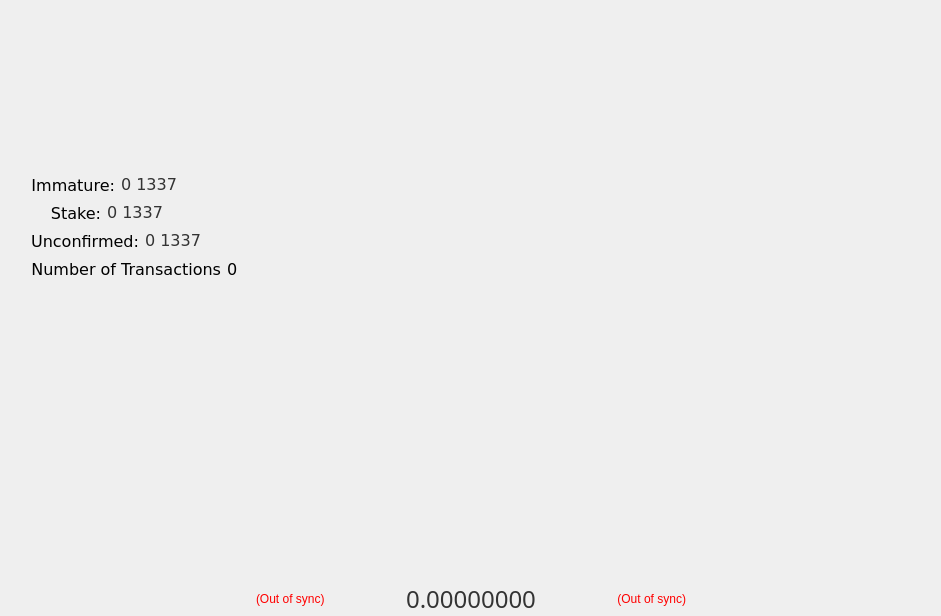
<?xml version="1.0" encoding="UTF-8"?>
<ui version="4.0">
 <class>OverviewPage</class>
 <widget class="QWidget" name="OverviewPage">
  <property name="geometry">
   <rect>
    <x>0</x>
    <y>0</y>
    <width>941</width>
    <height>616</height>
   </rect>
  </property>
  <property name="windowTitle">
   <string>Form</string>
  </property>
  <property name="styleSheet">
   <string notr="true">background-image: url(:/images/overview-/background)</string>
  </property>
  <layout class="QGridLayout" name="gridLayout_18">
   <property name="leftMargin">
    <number>0</number>
   </property>
   <property name="topMargin">
    <number>0</number>
   </property>
   <property name="rightMargin">
    <number>0</number>
   </property>
   <property name="bottomMargin">
    <number>0</number>
   </property>
   <item row="0" column="0">
    <widget class="QFrame" name="overview_frame">
     <property name="styleSheet">
      <string notr="true">background-image: url(:/images/overview-background)</string>
     </property>
     <property name="frameShape">
      <enum>QFrame::NoFrame</enum>
     </property>
     <property name="frameShadow">
      <enum>QFrame::Plain</enum>
     </property>
     <property name="lineWidth">
      <number>0</number>
     </property>
     <layout class="QGridLayout" name="gridLayout_20">
      <property name="leftMargin">
       <number>0</number>
      </property>
      <property name="topMargin">
       <number>0</number>
      </property>
      <property name="rightMargin">
       <number>0</number>
      </property>
      <property name="bottomMargin">
       <number>0</number>
      </property>
      <item row="1" column="0">
       <widget class="QFrame" name="mid_area_frame">
        <property name="styleSheet">
         <string notr="true">background:transparent;</string>
        </property>
        <property name="frameShape">
         <enum>QFrame::NoFrame</enum>
        </property>
        <property name="frameShadow">
         <enum>QFrame::Raised</enum>
        </property>
        <layout class="QGridLayout" name="gridLayout_14">
         <property name="bottomMargin">
          <number>0</number>
         </property>
         <item row="0" column="0">
          <widget class="QFrame" name="txframe">
           <property name="maximumSize">
            <size>
             <width>900</width>
             <height>230</height>
            </size>
           </property>
           <property name="styleSheet">
            <string notr="true">background-image: url(:/images/txbackground)</string>
           </property>
           <property name="frameShape">
            <enum>QFrame::NoFrame</enum>
           </property>
           <property name="frameShadow">
            <enum>QFrame::Plain</enum>
           </property>
           <property name="lineWidth">
            <number>0</number>
           </property>
           <layout class="QGridLayout" name="gridLayout_3">
            <property name="topMargin">
             <number>0</number>
            </property>
            <property name="bottomMargin">
             <number>0</number>
            </property>
            <item row="0" column="0">
             <spacer name="horizontalSpacer_21">
              <property name="orientation">
               <enum>Qt::Horizontal</enum>
              </property>
              <property name="sizeType">
               <enum>QSizePolicy::Fixed</enum>
              </property>
              <property name="sizeHint" stdset="0">
               <size>
                <width>10</width>
                <height>20</height>
               </size>
              </property>
             </spacer>
            </item>
            <item row="0" column="2">
             <spacer name="horizontalSpacer_22">
              <property name="orientation">
               <enum>Qt::Horizontal</enum>
              </property>
              <property name="sizeType">
               <enum>QSizePolicy::Fixed</enum>
              </property>
              <property name="sizeHint" stdset="0">
               <size>
                <width>10</width>
                <height>20</height>
               </size>
              </property>
             </spacer>
            </item>
            <item row="0" column="1">
             <layout class="QVBoxLayout" name="verticalLayout_3">
              <item>
               <widget class="QFrame" name="frame_2">
                <property name="styleSheet">
                 <string notr="true">background:transparent;</string>
                </property>
                <property name="frameShape">
                 <enum>QFrame::NoFrame</enum>
                </property>
                <property name="frameShadow">
                 <enum>QFrame::Raised</enum>
                </property>
                <layout class="QVBoxLayout" name="verticalLayout">
                 <property name="topMargin">
                  <number>0</number>
                 </property>
                 <item>
                  <layout class="QHBoxLayout" name="horizontalLayout_2"/>
                 </item>
                 <item>
                  <widget class="QFrame" name="frame_4">
                   <property name="minimumSize">
                    <size>
                     <width>0</width>
                     <height>20</height>
                    </size>
                   </property>
                   <property name="maximumSize">
                    <size>
                     <width>16777215</width>
                     <height>20</height>
                    </size>
                   </property>
                   <property name="frameShape">
                    <enum>QFrame::NoFrame</enum>
                   </property>
                   <property name="frameShadow">
                    <enum>QFrame::Raised</enum>
                   </property>
                   <layout class="QGridLayout" name="gridLayout_22"/>
                  </widget>
                 </item>
                 <item>
                  <widget class="QFrame" name="frame_3">
                   <property name="styleSheet">
                    <string notr="true">background:transparent;</string>
                   </property>
                   <property name="frameShape">
                    <enum>QFrame::NoFrame</enum>
                   </property>
                   <property name="frameShadow">
                    <enum>QFrame::Plain</enum>
                   </property>
                   <property name="lineWidth">
                    <number>0</number>
                   </property>
                   <layout class="QGridLayout" name="gridLayout_21">
                    <property name="topMargin">
                     <number>0</number>
                    </property>
                    <property name="bottomMargin">
                     <number>0</number>
                    </property>
                   </layout>
                  </widget>
                 </item>
                 <item>
                  <widget class="QListView" name="listTransactions">
                   <property name="font">
                    <font>
                     <family>Ubuntu Condensed</family>
                     <pointsize>11</pointsize>
                     <italic>false</italic>
                    </font>
                   </property>
                   <property name="styleSheet">
                    <string notr="true">background:transparent;</string>
                   </property>
                   <property name="frameShape">
                    <enum>QFrame::NoFrame</enum>
                   </property>
                   <property name="frameShadow">
                    <enum>QFrame::Plain</enum>
                   </property>
                   <property name="lineWidth">
                    <number>0</number>
                   </property>
                   <property name="verticalScrollBarPolicy">
                    <enum>Qt::ScrollBarAlwaysOff</enum>
                   </property>
                   <property name="horizontalScrollBarPolicy">
                    <enum>Qt::ScrollBarAlwaysOff</enum>
                   </property>
                   <property name="selectionMode">
                    <enum>QAbstractItemView::NoSelection</enum>
                   </property>
                  </widget>
                 </item>
                </layout>
               </widget>
              </item>
             </layout>
            </item>
           </layout>
          </widget>
         </item>
        </layout>
       </widget>
      </item>
      <item row="2" column="0">
       <widget class="QFrame" name="lower_area_frame">
        <property name="maximumSize">
         <size>
          <width>16777215</width>
          <height>150</height>
         </size>
        </property>
        <property name="styleSheet">
         <string notr="true">background:transparent;</string>
        </property>
        <property name="frameShape">
         <enum>QFrame::NoFrame</enum>
        </property>
        <property name="frameShadow">
         <enum>QFrame::Raised</enum>
        </property>
        <layout class="QGridLayout" name="gridLayout_19">
         <property name="topMargin">
          <number>0</number>
         </property>
         <property name="bottomMargin">
          <number>0</number>
         </property>
         <item row="0" column="1">
          <widget class="QFrame" name="balance_area_frame">
           <property name="styleSheet">
            <string notr="true">background:transparent;</string>
           </property>
           <property name="frameShape">
            <enum>QFrame::NoFrame</enum>
           </property>
           <property name="frameShadow">
            <enum>QFrame::Plain</enum>
           </property>
           <property name="lineWidth">
            <number>0</number>
           </property>
           <layout class="QGridLayout" name="gridLayout_11">
            <property name="topMargin">
             <number>0</number>
            </property>
            <property name="bottomMargin">
             <number>0</number>
            </property>
            <item row="0" column="0">
             <widget class="QFrame" name="balance_lable_frame">
              <property name="styleSheet">
               <string notr="true">background:transparent;</string>
              </property>
              <property name="frameShape">
               <enum>QFrame::NoFrame</enum>
              </property>
              <property name="frameShadow">
               <enum>QFrame::Plain</enum>
              </property>
              <property name="lineWidth">
               <number>0</number>
              </property>
              <layout class="QGridLayout" name="gridLayout_4">
               <property name="topMargin">
                <number>0</number>
               </property>
               <property name="bottomMargin">
                <number>0</number>
               </property>
               <item row="0" column="1">
                <widget class="QLabel" name="label">
                 <property name="maximumSize">
                  <size>
                   <width>102</width>
                   <height>35</height>
                  </size>
                 </property>
                 <property name="styleSheet">
                  <string notr="true">background:transparent;</string>
                 </property>
                 <property name="text">
                  <string/>
                 </property>
                 <property name="pixmap">
                  <pixmap resource="../bitcoin.qrc">:/images/balance</pixmap>
                 </property>
                 <property name="scaledContents">
                  <bool>true</bool>
                 </property>
                </widget>
               </item>
               <item row="0" column="2">
                <spacer name="horizontalSpacer_18">
                 <property name="orientation">
                  <enum>Qt::Horizontal</enum>
                 </property>
                 <property name="sizeHint" stdset="0">
                  <size>
                   <width>40</width>
                   <height>20</height>
                  </size>
                 </property>
                </spacer>
               </item>
               <item row="0" column="0">
                <spacer name="horizontalSpacer_19">
                 <property name="orientation">
                  <enum>Qt::Horizontal</enum>
                 </property>
                 <property name="sizeHint" stdset="0">
                  <size>
                   <width>40</width>
                   <height>20</height>
                  </size>
                 </property>
                </spacer>
               </item>
              </layout>
             </widget>
            </item>
            <item row="1" column="0">
             <widget class="QFrame" name="frame">
              <property name="styleSheet">
               <string notr="true">background:transparent;</string>
              </property>
              <property name="frameShape">
               <enum>QFrame::NoFrame</enum>
              </property>
              <property name="frameShadow">
               <enum>QFrame::Plain</enum>
              </property>
              <property name="lineWidth">
               <number>0</number>
              </property>
              <layout class="QGridLayout" name="gridLayout">
               <property name="sizeConstraint">
                <enum>QLayout::SetMaximumSize</enum>
               </property>
               <property name="leftMargin">
                <number>0</number>
               </property>
               <property name="topMargin">
                <number>0</number>
               </property>
               <property name="rightMargin">
                <number>0</number>
               </property>
               <property name="bottomMargin">
                <number>0</number>
               </property>
               <property name="spacing">
                <number>0</number>
               </property>
               <item row="1" column="0">
                <widget class="QFrame" name="frame_17">
                 <property name="frameShape">
                  <enum>QFrame::NoFrame</enum>
                 </property>
                 <property name="frameShadow">
                  <enum>QFrame::Plain</enum>
                 </property>
                 <property name="lineWidth">
                  <number>0</number>
                 </property>
                 <layout class="QGridLayout" name="gridLayout_17">
                  <property name="topMargin">
                   <number>0</number>
                  </property>
                  <property name="bottomMargin">
                   <number>0</number>
                  </property>
                  <item row="0" column="2">
                   <widget class="QLabel" name="labelBalance">
                    <property name="sizePolicy">
                     <sizepolicy hsizetype="Expanding" vsizetype="Preferred">
                      <horstretch>0</horstretch>
                      <verstretch>0</verstretch>
                     </sizepolicy>
                    </property>
                    <property name="minimumSize">
                     <size>
                      <width>200</width>
                      <height>30</height>
                     </size>
                    </property>
                    <property name="font">
                     <font>
                      <family>Sans</family>
                      <pointsize>18</pointsize>
                      <weight>50</weight>
                      <bold>false</bold>
                     </font>
                    </property>
                    <property name="cursor">
                     <cursorShape>IBeamCursor</cursorShape>
                    </property>
                    <property name="toolTip">
                     <string>Your current balance</string>
                    </property>
                    <property name="text">
                     <string notr="true">&lt;html&gt;&lt;head/&gt;&lt;body&gt;&lt;p align=&quot;center&quot;&gt;&lt;span style=&quot; color:#333333;&quot;&gt;0.00000000&lt;/span&gt;&lt;/p&gt;&lt;/body&gt;&lt;/html&gt;</string>
                    </property>
                    <property name="alignment">
                     <set>Qt::AlignRight|Qt::AlignTrailing|Qt::AlignVCenter</set>
                    </property>
                    <property name="textInteractionFlags">
                     <set>Qt::LinksAccessibleByMouse|Qt::TextSelectableByKeyboard|Qt::TextSelectableByMouse</set>
                    </property>
                   </widget>
                  </item>
                  <item row="0" column="1">
                   <spacer name="horizontalSpacer_17">
                    <property name="orientation">
                     <enum>Qt::Horizontal</enum>
                    </property>
                    <property name="sizeHint" stdset="0">
                     <size>
                      <width>40</width>
                      <height>20</height>
                     </size>
                    </property>
                   </spacer>
                  </item>
                  <item row="0" column="4">
                   <widget class="QLabel" name="labelTransactionsStatus">
                    <property name="toolTip">
                     <string>The displayed information may be out of date. Your wallet automatically synchronizes with the Elite network after a connection is established, but this process has not completed yet.</string>
                    </property>
                    <property name="styleSheet">
                     <string notr="true">QLabel { color: red; }</string>
                    </property>
                    <property name="text">
                     <string notr="true">(Out of sync)</string>
                    </property>
                    <property name="alignment">
                     <set>Qt::AlignRight|Qt::AlignTrailing|Qt::AlignVCenter</set>
                    </property>
                   </widget>
                  </item>
                  <item row="0" column="3">
                   <spacer name="horizontalSpacer_4">
                    <property name="orientation">
                     <enum>Qt::Horizontal</enum>
                    </property>
                    <property name="sizeHint" stdset="0">
                     <size>
                      <width>40</width>
                      <height>20</height>
                     </size>
                    </property>
                   </spacer>
                  </item>
                  <item row="0" column="0">
                   <widget class="QLabel" name="labelWalletStatus">
                    <property name="toolTip">
                     <string>The displayed information may be out of date. Your wallet automatically synchronizes with the Elite network after a connection is established, but this process has not completed yet.</string>
                    </property>
                    <property name="styleSheet">
                     <string notr="true">QLabel { color: red; }</string>
                    </property>
                    <property name="text">
                     <string notr="true">(Out of sync)</string>
                    </property>
                    <property name="alignment">
                     <set>Qt::AlignLeading|Qt::AlignLeft|Qt::AlignVCenter</set>
                    </property>
                   </widget>
                  </item>
                 </layout>
                </widget>
               </item>
              </layout>
             </widget>
            </item>
           </layout>
          </widget>
         </item>
         <item row="0" column="2">
          <spacer name="horizontalSpacer_12">
           <property name="orientation">
            <enum>Qt::Horizontal</enum>
           </property>
           <property name="sizeHint" stdset="0">
            <size>
             <width>40</width>
             <height>20</height>
            </size>
           </property>
          </spacer>
         </item>
         <item row="0" column="0">
          <spacer name="horizontalSpacer_3">
           <property name="orientation">
            <enum>Qt::Horizontal</enum>
           </property>
           <property name="sizeHint" stdset="0">
            <size>
             <width>40</width>
             <height>20</height>
            </size>
           </property>
          </spacer>
         </item>
        </layout>
       </widget>
      </item>
      <item row="0" column="0">
       <widget class="QFrame" name="top_area_frame">
        <property name="styleSheet">
         <string notr="true">background:transparent;</string>
        </property>
        <property name="frameShape">
         <enum>QFrame::NoFrame</enum>
        </property>
        <property name="frameShadow">
         <enum>QFrame::Plain</enum>
        </property>
        <property name="lineWidth">
         <number>0</number>
        </property>
        <layout class="QGridLayout" name="gridLayout_16">
         <property name="leftMargin">
          <number>0</number>
         </property>
         <property name="topMargin">
          <number>0</number>
         </property>
         <property name="rightMargin">
          <number>0</number>
         </property>
         <property name="bottomMargin">
          <number>0</number>
         </property>
         <property name="spacing">
          <number>0</number>
         </property>
         <item row="0" column="0">
          <widget class="QFrame" name="hot_coins_frame">
           <property name="font">
            <font>
             <pointsize>11</pointsize>
            </font>
           </property>
           <property name="styleSheet">
            <string notr="true">background:transparent;</string>
           </property>
           <property name="frameShape">
            <enum>QFrame::NoFrame</enum>
           </property>
           <property name="frameShadow">
            <enum>QFrame::Raised</enum>
           </property>
           <layout class="QGridLayout" name="gridLayout_15">
            <property name="leftMargin">
             <number>12</number>
            </property>
            <property name="bottomMargin">
             <number>0</number>
            </property>
            <item row="2" column="1">
             <widget class="QFrame" name="stake_frame">
              <property name="maximumSize">
               <size>
                <width>16777215</width>
                <height>50</height>
               </size>
              </property>
              <property name="frameShape">
               <enum>QFrame::NoFrame</enum>
              </property>
              <property name="frameShadow">
               <enum>QFrame::Raised</enum>
              </property>
              <layout class="QGridLayout" name="gridLayout_6">
               <property name="leftMargin">
                <number>0</number>
               </property>
               <property name="topMargin">
                <number>0</number>
               </property>
               <property name="rightMargin">
                <number>0</number>
               </property>
               <property name="bottomMargin">
                <number>0</number>
               </property>
               <item row="0" column="0">
                <widget class="QFrame" name="sub_stake_frame">
                 <property name="frameShape">
                  <enum>QFrame::NoFrame</enum>
                 </property>
                 <property name="frameShadow">
                  <enum>QFrame::Raised</enum>
                 </property>
                 <layout class="QGridLayout" name="gridLayout_7">
                  <property name="topMargin">
                   <number>1</number>
                  </property>
                  <property name="bottomMargin">
                   <number>1</number>
                  </property>
                  <item row="0" column="1">
                   <widget class="QLabel" name="labelStake">
                    <property name="font">
                     <font>
                      <family>DejaVu Sans</family>
                      <pointsize>12</pointsize>
                     </font>
                    </property>
                    <property name="cursor">
                     <cursorShape>IBeamCursor</cursorShape>
                    </property>
                    <property name="toolTip">
                     <string>Total of coins that was staked, and do not yet count towards the current balance</string>
                    </property>
                    <property name="text">
                     <string notr="true">&lt;html&gt;&lt;head/&gt;&lt;body&gt;&lt;p&gt;&lt;span style=&quot; color:#333333;&quot;&gt;0 1337&lt;/span&gt;&lt;/p&gt;&lt;/body&gt;&lt;/html&gt;</string>
                    </property>
                    <property name="textInteractionFlags">
                     <set>Qt::LinksAccessibleByMouse|Qt::TextSelectableByKeyboard|Qt::TextSelectableByMouse</set>
                    </property>
                   </widget>
                  </item>
                  <item row="0" column="0">
                   <widget class="QLabel" name="label_6">
                    <property name="sizePolicy">
                     <sizepolicy hsizetype="MinimumExpanding" vsizetype="Preferred">
                      <horstretch>0</horstretch>
                      <verstretch>0</verstretch>
                     </sizepolicy>
                    </property>
                    <property name="font">
                     <font>
                      <family>DejaVu Sans</family>
                      <pointsize>12</pointsize>
                     </font>
                    </property>
                    <property name="layoutDirection">
                     <enum>Qt::LeftToRight</enum>
                    </property>
                    <property name="text">
                     <string>Stake:</string>
                    </property>
                    <property name="alignment">
                     <set>Qt::AlignRight|Qt::AlignTrailing|Qt::AlignVCenter</set>
                    </property>
                   </widget>
                  </item>
                  <item row="0" column="2">
                   <spacer name="horizontalSpacer_2">
                    <property name="orientation">
                     <enum>Qt::Horizontal</enum>
                    </property>
                    <property name="sizeHint" stdset="0">
                     <size>
                      <width>40</width>
                      <height>20</height>
                     </size>
                    </property>
                   </spacer>
                  </item>
                 </layout>
                </widget>
               </item>
               <item row="0" column="1">
                <spacer name="horizontalSpacer_13">
                 <property name="orientation">
                  <enum>Qt::Horizontal</enum>
                 </property>
                 <property name="sizeHint" stdset="0">
                  <size>
                   <width>40</width>
                   <height>20</height>
                  </size>
                 </property>
                </spacer>
               </item>
              </layout>
             </widget>
            </item>
            <item row="3" column="1">
             <widget class="QFrame" name="unconfirmed_frame">
              <property name="maximumSize">
               <size>
                <width>16777215</width>
                <height>50</height>
               </size>
              </property>
              <property name="frameShape">
               <enum>QFrame::NoFrame</enum>
              </property>
              <property name="frameShadow">
               <enum>QFrame::Raised</enum>
              </property>
              <layout class="QGridLayout" name="gridLayout_12">
               <property name="leftMargin">
                <number>0</number>
               </property>
               <property name="topMargin">
                <number>0</number>
               </property>
               <property name="rightMargin">
                <number>0</number>
               </property>
               <property name="bottomMargin">
                <number>0</number>
               </property>
               <item row="0" column="0">
                <widget class="QFrame" name="sub_unconfirmed_frame">
                 <property name="frameShape">
                  <enum>QFrame::NoFrame</enum>
                 </property>
                 <property name="frameShadow">
                  <enum>QFrame::Raised</enum>
                 </property>
                 <layout class="QGridLayout" name="gridLayout_9">
                  <property name="topMargin">
                   <number>1</number>
                  </property>
                  <property name="bottomMargin">
                   <number>1</number>
                  </property>
                  <item row="0" column="1">
                   <widget class="QLabel" name="labelUnconfirmed">
                    <property name="font">
                     <font>
                      <family>DejaVu Sans</family>
                      <pointsize>12</pointsize>
                     </font>
                    </property>
                    <property name="cursor">
                     <cursorShape>IBeamCursor</cursorShape>
                    </property>
                    <property name="toolTip">
                     <string>Total of transactions that have yet to be confirmed, and do not yet count towards the current balance</string>
                    </property>
                    <property name="text">
                     <string notr="true">&lt;html&gt;&lt;head/&gt;&lt;body&gt;&lt;p&gt;&lt;span style=&quot; color:#333333;&quot;&gt;0 1337&lt;/span&gt;&lt;/p&gt;&lt;/body&gt;&lt;/html&gt;</string>
                    </property>
                    <property name="textInteractionFlags">
                     <set>Qt::LinksAccessibleByMouse|Qt::TextSelectableByKeyboard|Qt::TextSelectableByMouse</set>
                    </property>
                   </widget>
                  </item>
                  <item row="0" column="0">
                   <widget class="QLabel" name="label_3">
                    <property name="sizePolicy">
                     <sizepolicy hsizetype="MinimumExpanding" vsizetype="Preferred">
                      <horstretch>0</horstretch>
                      <verstretch>0</verstretch>
                     </sizepolicy>
                    </property>
                    <property name="font">
                     <font>
                      <family>DejaVu Sans</family>
                      <pointsize>12</pointsize>
                     </font>
                    </property>
                    <property name="text">
                     <string>Unconfirmed:</string>
                    </property>
                    <property name="alignment">
                     <set>Qt::AlignRight|Qt::AlignTrailing|Qt::AlignVCenter</set>
                    </property>
                   </widget>
                  </item>
                  <item row="0" column="2">
                   <spacer name="horizontalSpacer_7">
                    <property name="orientation">
                     <enum>Qt::Horizontal</enum>
                    </property>
                    <property name="sizeHint" stdset="0">
                     <size>
                      <width>40</width>
                      <height>20</height>
                     </size>
                    </property>
                   </spacer>
                  </item>
                 </layout>
                </widget>
               </item>
               <item row="0" column="1">
                <spacer name="horizontalSpacer_14">
                 <property name="orientation">
                  <enum>Qt::Horizontal</enum>
                 </property>
                 <property name="sizeHint" stdset="0">
                  <size>
                   <width>40</width>
                   <height>20</height>
                  </size>
                 </property>
                </spacer>
               </item>
              </layout>
             </widget>
            </item>
            <item row="4" column="1">
             <widget class="QFrame" name="number_txs_frame">
              <property name="maximumSize">
               <size>
                <width>16777215</width>
                <height>50</height>
               </size>
              </property>
              <property name="frameShape">
               <enum>QFrame::NoFrame</enum>
              </property>
              <property name="frameShadow">
               <enum>QFrame::Raised</enum>
              </property>
              <layout class="QGridLayout" name="gridLayout_13">
               <property name="leftMargin">
                <number>0</number>
               </property>
               <property name="topMargin">
                <number>0</number>
               </property>
               <property name="rightMargin">
                <number>0</number>
               </property>
               <property name="bottomMargin">
                <number>0</number>
               </property>
               <item row="0" column="0">
                <widget class="QFrame" name="sub_number_txs_frame">
                 <property name="frameShape">
                  <enum>QFrame::NoFrame</enum>
                 </property>
                 <property name="frameShadow">
                  <enum>QFrame::Raised</enum>
                 </property>
                 <layout class="QGridLayout" name="gridLayout_10">
                  <property name="topMargin">
                   <number>1</number>
                  </property>
                  <property name="bottomMargin">
                   <number>1</number>
                  </property>
                  <item row="0" column="0">
                   <widget class="QLabel" name="label_2">
                    <property name="font">
                     <font>
                      <family>DejaVu Sans</family>
                      <pointsize>12</pointsize>
                     </font>
                    </property>
                    <property name="text">
                     <string>Number of Transactions</string>
                    </property>
                    <property name="alignment">
                     <set>Qt::AlignRight|Qt::AlignTrailing|Qt::AlignVCenter</set>
                    </property>
                   </widget>
                  </item>
                  <item row="0" column="1">
                   <widget class="QLabel" name="labelNumTransactions">
                    <property name="font">
                     <font>
                      <family>DejaVu Sans</family>
                      <pointsize>12</pointsize>
                     </font>
                    </property>
                    <property name="toolTip">
                     <string>Total number of transactions in wallet</string>
                    </property>
                    <property name="text">
                     <string notr="true">0</string>
                    </property>
                   </widget>
                  </item>
                  <item row="0" column="2">
                   <spacer name="horizontalSpacer_8">
                    <property name="orientation">
                     <enum>Qt::Horizontal</enum>
                    </property>
                    <property name="sizeHint" stdset="0">
                     <size>
                      <width>40</width>
                      <height>20</height>
                     </size>
                    </property>
                   </spacer>
                  </item>
                 </layout>
                </widget>
               </item>
               <item row="0" column="1">
                <spacer name="horizontalSpacer_15">
                 <property name="orientation">
                  <enum>Qt::Horizontal</enum>
                 </property>
                 <property name="sizeHint" stdset="0">
                  <size>
                   <width>40</width>
                   <height>20</height>
                  </size>
                 </property>
                </spacer>
               </item>
              </layout>
             </widget>
            </item>
            <item row="2" column="0">
             <spacer name="horizontalSpacer_16">
              <property name="orientation">
               <enum>Qt::Horizontal</enum>
              </property>
              <property name="sizeType">
               <enum>QSizePolicy::Fixed</enum>
              </property>
              <property name="sizeHint" stdset="0">
               <size>
                <width>10</width>
                <height>20</height>
               </size>
              </property>
             </spacer>
            </item>
            <item row="1" column="1">
             <widget class="QFrame" name="immature_frame">
              <property name="maximumSize">
               <size>
                <width>16777215</width>
                <height>50</height>
               </size>
              </property>
              <property name="frameShape">
               <enum>QFrame::NoFrame</enum>
              </property>
              <property name="frameShadow">
               <enum>QFrame::Raised</enum>
              </property>
              <layout class="QGridLayout" name="gridLayout_2">
               <property name="leftMargin">
                <number>0</number>
               </property>
               <property name="topMargin">
                <number>0</number>
               </property>
               <property name="rightMargin">
                <number>0</number>
               </property>
               <property name="bottomMargin">
                <number>0</number>
               </property>
               <item row="0" column="0">
                <widget class="QFrame" name="sub_immature_frame">
                 <property name="frameShape">
                  <enum>QFrame::NoFrame</enum>
                 </property>
                 <property name="frameShadow">
                  <enum>QFrame::Raised</enum>
                 </property>
                 <layout class="QGridLayout" name="gridLayout_8">
                  <property name="topMargin">
                   <number>1</number>
                  </property>
                  <property name="bottomMargin">
                   <number>1</number>
                  </property>
                  <item row="0" column="2">
                   <spacer name="horizontalSpacer_6">
                    <property name="orientation">
                     <enum>Qt::Horizontal</enum>
                    </property>
                    <property name="sizeHint" stdset="0">
                     <size>
                      <width>40</width>
                      <height>20</height>
                     </size>
                    </property>
                   </spacer>
                  </item>
                  <item row="0" column="1">
                   <widget class="QLabel" name="labelImmature">
                    <property name="font">
                     <font>
                      <family>DejaVu Sans</family>
                      <pointsize>12</pointsize>
                     </font>
                    </property>
                    <property name="toolTip">
                     <string>Mined balance that has not yet matured</string>
                    </property>
                    <property name="text">
                     <string notr="true">&lt;html&gt;&lt;head/&gt;&lt;body&gt;&lt;p&gt;&lt;span style=&quot; color:#333333;&quot;&gt;0 1337&lt;/span&gt;&lt;/p&gt;&lt;/body&gt;&lt;/html&gt;</string>
                    </property>
                    <property name="textInteractionFlags">
                     <set>Qt::LinksAccessibleByMouse|Qt::TextSelectableByKeyboard|Qt::TextSelectableByMouse</set>
                    </property>
                   </widget>
                  </item>
                  <item row="0" column="0">
                   <widget class="QLabel" name="labelImmatureText">
                    <property name="sizePolicy">
                     <sizepolicy hsizetype="MinimumExpanding" vsizetype="Preferred">
                      <horstretch>0</horstretch>
                      <verstretch>0</verstretch>
                     </sizepolicy>
                    </property>
                    <property name="font">
                     <font>
                      <family>DejaVu Sans</family>
                      <pointsize>12</pointsize>
                     </font>
                    </property>
                    <property name="layoutDirection">
                     <enum>Qt::RightToLeft</enum>
                    </property>
                    <property name="text">
                     <string>Immature:</string>
                    </property>
                    <property name="alignment">
                     <set>Qt::AlignRight|Qt::AlignTrailing|Qt::AlignVCenter</set>
                    </property>
                   </widget>
                  </item>
                 </layout>
                </widget>
               </item>
               <item row="0" column="1">
                <spacer name="horizontalSpacer_11">
                 <property name="orientation">
                  <enum>Qt::Horizontal</enum>
                 </property>
                 <property name="sizeHint" stdset="0">
                  <size>
                   <width>40</width>
                   <height>20</height>
                  </size>
                 </property>
                </spacer>
               </item>
              </layout>
             </widget>
            </item>
            <item row="0" column="1">
             <spacer name="verticalSpacer_3">
              <property name="orientation">
               <enum>Qt::Vertical</enum>
              </property>
              <property name="sizeHint" stdset="0">
               <size>
                <width>20</width>
                <height>40</height>
               </size>
              </property>
             </spacer>
            </item>
           </layout>
          </widget>
         </item>
         <item row="0" column="1">
          <widget class="QFrame" name="links_frame">
           <property name="minimumSize">
            <size>
             <width>250</width>
             <height>280</height>
            </size>
           </property>
           <property name="styleSheet">
            <string notr="true">background:transparent;</string>
           </property>
           <property name="frameShape">
            <enum>QFrame::NoFrame</enum>
           </property>
           <property name="frameShadow">
            <enum>QFrame::Raised</enum>
           </property>
           <layout class="QGridLayout" name="gridLayout_5">
            <property name="bottomMargin">
             <number>0</number>
            </property>
            <item row="0" column="0">
             <spacer name="horizontalSpacer_5">
              <property name="orientation">
               <enum>Qt::Horizontal</enum>
              </property>
              <property name="sizeHint" stdset="0">
               <size>
                <width>40</width>
                <height>20</height>
               </size>
              </property>
             </spacer>
            </item>
           </layout>
          </widget>
         </item>
        </layout>
       </widget>
      </item>
     </layout>
    </widget>
   </item>
  </layout>
 </widget>
 <resources>
  <include location="../bitcoin.qrc"/>
 </resources>
 <connections/>
</ui>
